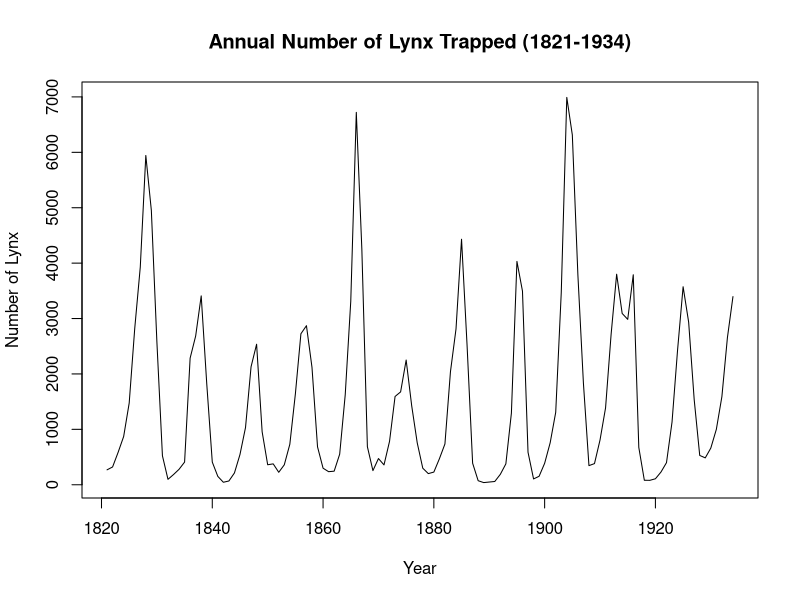
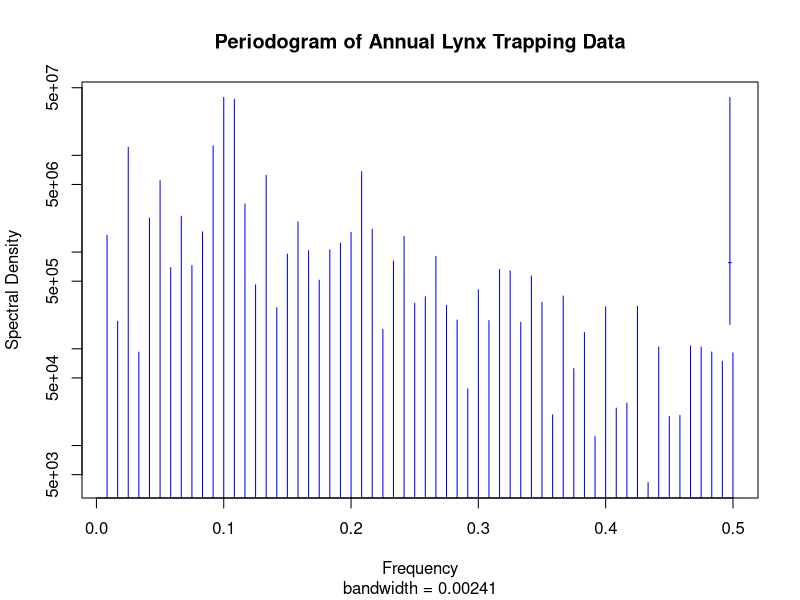
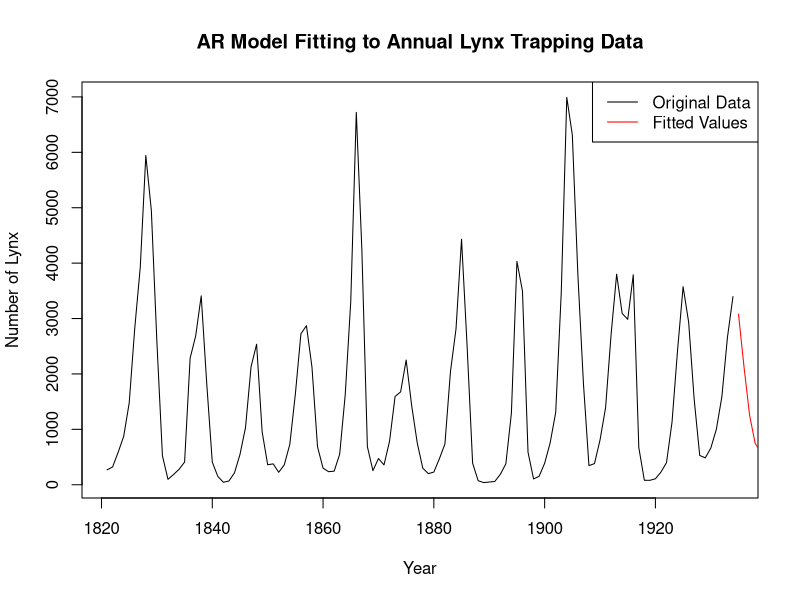
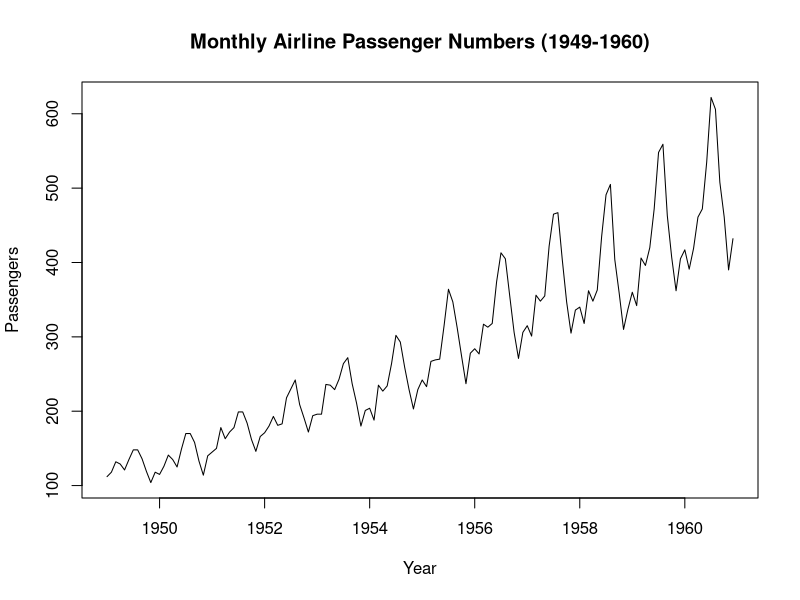
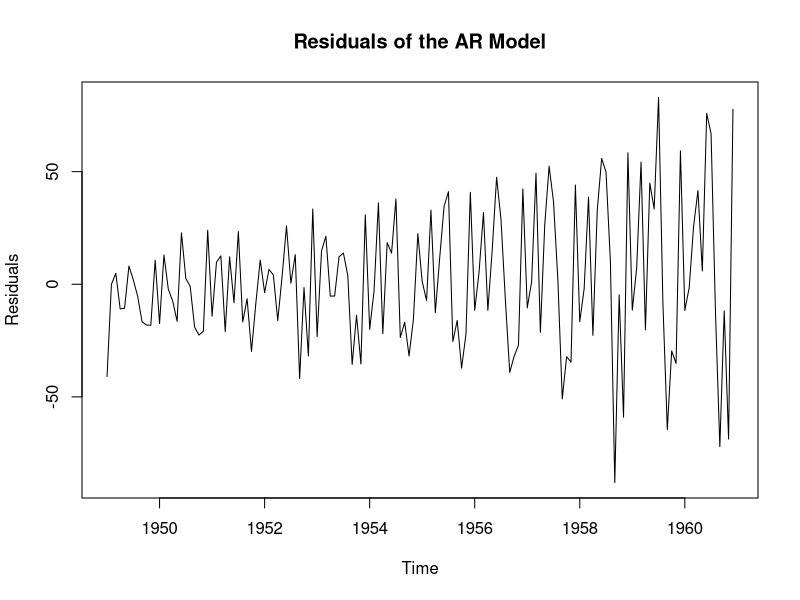
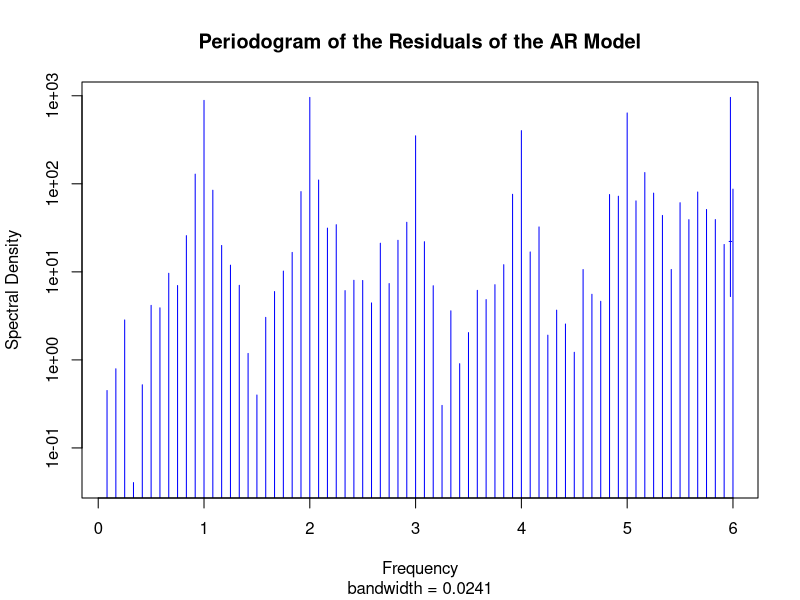

These figures' R source, in order:
# Load the lynx dataset
data("lynx")

data = lynx
data

# Plot the original time series data
plot(lynx, main = "Annual Number of Lynx Trapped (1821-1934)",
     ylab = "Number of Lynx", xlab = "Year")


# Compute the periodogram
lynx_periodogram <- spec.pgram(lynx, log = "no", plot = FALSE)

# Plot the periodogram
plot(lynx_periodogram, main = "Periodogram of Annual Lynx Trapping Data",
     xlab = "Frequency", ylab = "Spectral Density",
     col = "blue", type = "h")


# Load necessary library
library(stats)

# Fit an AR model to the lynx data
lynx_ar_model <- ar(lynx)
lynx_ar_model

# Print the AR model summary
summary(lynx_ar_model)


# Predict using the AR model
lynx_fitted_values <- predict(lynx_ar_model, n.ahead = length(lynx))$pred

# Plot original data and fitted values
plot(lynx, main = "AR Model Fitting to Annual Lynx Trapping Data",
     ylab = "Number of Lynx", xlab = "Year", col = "black")
lines(lynx_fitted_values, col = "red")
legend("topright", legend = c("Original Data", "Fitted Values"),
       col = c("black", "red"), lty = 1)





### Example 2 


# Load the necessary libraries
library(forecast)
library(stats)

# Load the AirPassengers dataset
data("AirPassengers")

# Plot the original time series data
plot(AirPassengers, main = "Monthly Airline Passenger Numbers (1949-1960)",
     ylab = "Passengers", xlab = "Year")

# Fit an AR model to the data
# Use auto.arima to select the best ARIMA model, setting d=0 to ensure it's an AR model
ar_model <- auto.arima(AirPassengers, d = 0, seasonal = FALSE)

# Print the summary of the AR model
summary(ar_model)

# Extract the residuals of the AR model
residuals_ar <- residuals(ar_model)

# Plot the residuals
plot(residuals_ar, main = "Residuals of the AR Model",
     ylab = "Residuals", xlab = "Time")

# Compute the periodogram of the residuals
periodogram_residuals <- spec.pgram(residuals_ar, log = "no", plot = FALSE)

# Plot the periodogram of the residuals
plot(periodogram_residuals, main = "Periodogram of the Residuals of the AR Model",
     xlab = "Frequency", ylab = "Spectral Density",
     col = "blue", type = "h")

